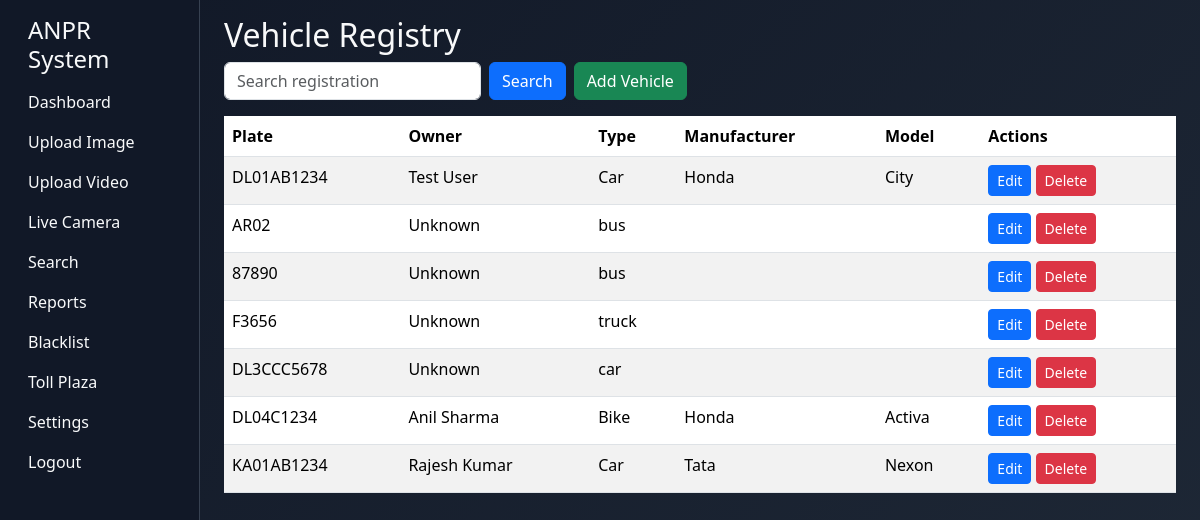
The page /admin/vehicles/ (signed in) on the database as committed earlier.
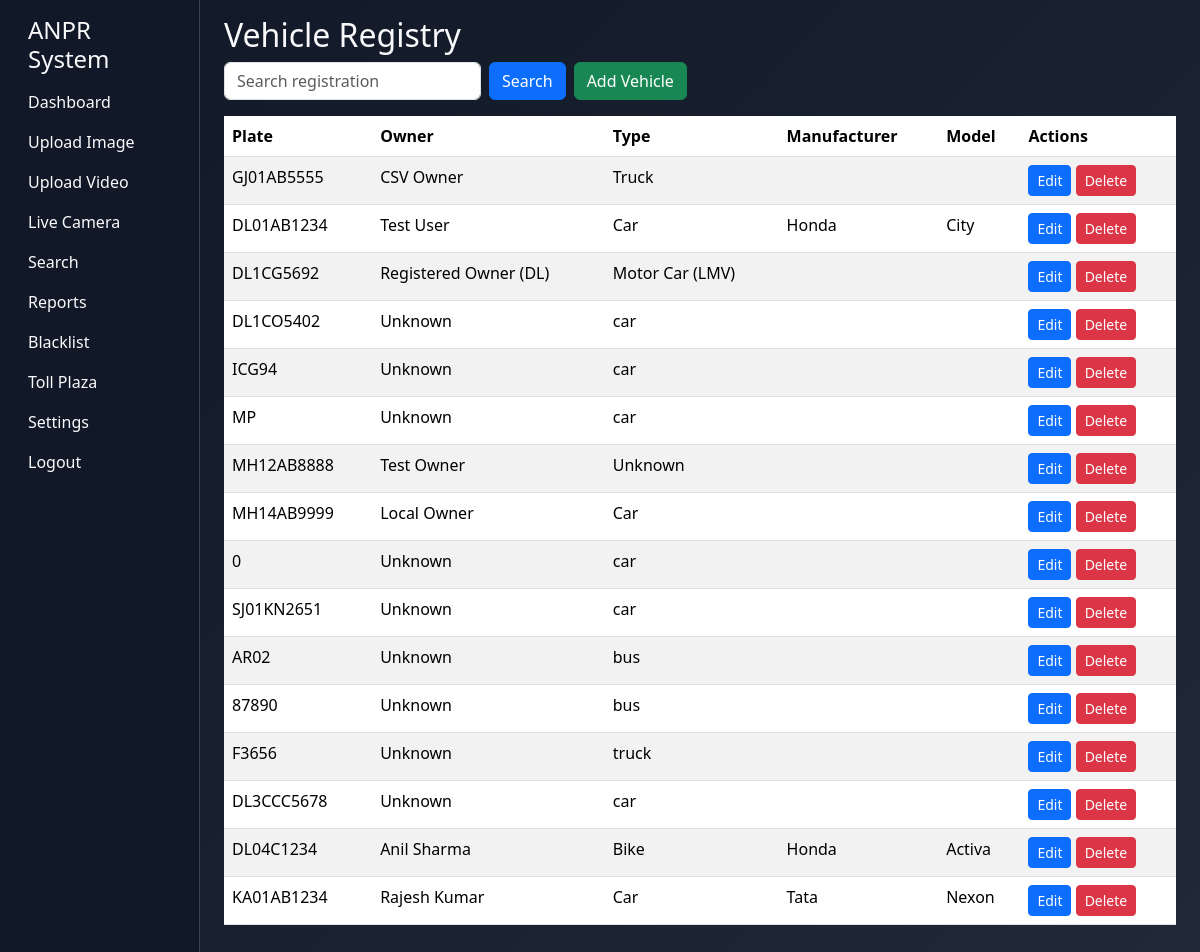
The same page on the database as committed later.
### tables this page shows
CREATE TABLE vehicles (
                    id INTEGER PRIMARY KEY AUTOINCREMENT,
                    plate_number TEXT UNIQUE NOT NULL,
                    vehicle_type TEXT,
                    manufacturer TEXT,
                    model TEXT,
                    variant TEXT,
                    vehicle_color TEXT,
                    fuel_type TEXT,
                    engine_number TEXT,
                    chassis_number TEXT,
                    registration_date TEXT,
                    registration_state TEXT,
                    insurance_status TEXT,
                    insurance_expiry TEXT,
                    puc_status TEXT,
                    puc_expiry TEXT,
                    fastag_status TEXT,
                    fastag_balance REAL,
                    permit_status TEXT,
                    fitness_status TEXT,
                    rc_status TEXT,
                    owner_name TEXT,
                    city TEXT,
                    district TEXT,
                    state TEXT
                , insurance_provider TEXT, data_source TEXT, last_updated TEXT, source TEXT DEFAULT 'local_database', verified INTEGER DEFAULT 0, verified_at TEXT, raw_api_response TEXT);

### routes/vehicle_routes.py (the view)
@vehicle_bp.route('/', methods=['GET'])
def list_vehicles():
    q = request.args.get('q', '').strip()
    with db._connect() as conn:
        if q:
            rows = conn.execute("SELECT * FROM vehicles WHERE plate_number LIKE ? ORDER BY id DESC", (f"%{q}%",)).fetchall()
        else:
            rows = conn.execute("SELECT * FROM vehicles ORDER BY id DESC LIMIT 200").fetchall()
    vehicles = [dict(r) for r in rows]
    return render_template('admin/vehicles.html', vehicles=vehicles, query=q)

### app.py (called while the page is built)
@app.before_request
def require_login() -> None:
    public_routes = {"/login", "/logout", "/static/<path:filename>", "/api/health", "/api/spec"}
    if request.endpoint in {"static"}:
        return
    if request.path.startswith("/static/"):
        return
    if request.path in public_routes:
        return
    if "user_id" not in session:
        if request.path != "/login":
            return redirect(url_for("login"))

### modules/database_manager.py (called while the page is built)
    def _connect(self) -> sqlite3.Connection:
        conn = sqlite3.connect(self.db_path)
        conn.row_factory = sqlite3.Row
        return conn

### templates/admin/vehicles.html
{% extends 'base.html' %}
{% block content %}
<h2>Vehicle Registry</h2>
<div class="mb-3">
  <form class="row g-2" method="get" action="{{ url_for('vehicle_bp.list_vehicles') }}">
    <div class="col-auto"><input name="q" value="{{ query }}" class="form-control" placeholder="Search registration"></div>
    <div class="col-auto"><button class="btn btn-primary">Search</button></div>
    <div class="col-auto"><a href="{{ url_for('vehicle_bp.add_vehicle') }}" class="btn btn-success">Add Vehicle</a></div>
  </form>
</div>
<table class="table table-striped">
  <thead>
    <tr><th>Plate</th><th>Owner</th><th>Type</th><th>Manufacturer</th><th>Model</th><th>Actions</th></tr>
  </thead>
  <tbody>
    {% for v in vehicles %}
    <tr>
      <td>{{ v.plate_number }}</td>
      <td>{{ v.owner_name or 'Not Available' }}</td>
      <td>{{ v.vehicle_type or 'Unknown' }}</td>
      <td>{{ v.manufacturer or '' }}</td>
      <td>{{ v.model or v.variant or '' }}</td>
      <td>
        <a href="{{ url_for('vehicle_bp.edit_vehicle', plate=v.plate_number) }}" class="btn btn-sm btn-primary">Edit</a>
        <form method="post" action="{{ url_for('vehicle_bp.delete_vehicle', plate=v.plate_number) }}" style="display:inline" onsubmit="return confirm('Delete vehicle?');">
          <button class="btn btn-sm btn-danger">Delete</button>
        </form>
      </td>
    </tr>
    {% endfor %}
  </tbody>
</table>
{% endblock %}

### templates/base.html (shortened to what this page needs)
<!doctype html>
<html lang="en">
  <head>
    <link href="https://cdn.jsdelivr.net/npm/bootstrap@5.3.3/dist/css/bootstrap.min.css" rel="stylesheet">
    <link rel="stylesheet" href="{{ url_for('static', filename='css/style.css') }}">
  </head>
  <body class="bg-dark text-light">
    <div class="container-fluid">
      <div class="row">
        <nav class="col-md-3 col-lg-2 d-md-block sidebar py-3">
          <h4 class="px-3">ANPR System</h4>
          <ul class="nav flex-column">
            <li class="nav-item"><a class="nav-link" href="{{ url_for('dashboard') }}">Dashboard</a></li>
            <li class="nav-item"><a class="nav-link" href="{{ url_for('upload_image') }}">Upload Image</a></li>
            <li class="nav-item"><a class="nav-link" href="{{ url_for('upload_video') }}">Upload Video</a></li>
            <li class="nav-item"><a class="nav-link" href="{{ url_for('live_camera') }}">Live Camera</a></li>
            <li class="nav-item"><a class="nav-link" href="{{ url_for('search') }}">Search</a></li>
            <li class="nav-item"><a class="nav-link" href="{{ url_for('reports') }}">Reports</a></li>
            <li class="nav-item"><a class="nav-link" href="{{ url_for('blacklist') }}">Blacklist</a></li>
            <li class="nav-item"><a class="nav-link" href="{{ url_for('toll_plaza') }}">Toll Plaza</a></li>
            <li class="nav-item"><a class="nav-link" href="{{ url_for('settings') }}">Settings</a></li>
            <li class="nav-item"><a class="nav-link" href="{{ url_for('logout') }}">Logout</a></li>
          </ul>
        </nav>
        <main class="col-md-9 ms-sm-auto col-lg-10 px-md-4 py-3">
          {% block content %}{% endblock %}
        </main>
      </div>
    </div>
  </body>
</html>

### static/css/style.css (style rules this page uses)
body { min-height: 100vh; background: linear-gradient(135deg, #111827, #1f2937); color: #f9fafb; }
.sidebar { min-height: 100vh; background: #111827; border-right: 1px solid #374151; }
.sidebar .nav-link { color: #f9fafb; }

Rows that differ between the two databases and show on the page:
added vehicles: plate_number "GJ01AB5555", owner_name "CSV Owner", vehicle_type "Truck"
added vehicles: plate_number "DL1CG5692", owner_name "Registered Owner (DL)", vehicle_type "Motor Car (LMV)"
added vehicles: plate_number "DL1CO5402", owner_name "Unknown", vehicle_type "car"
added vehicles: plate_number "ICG94", owner_name "Unknown", vehicle_type "car"
added vehicles: plate_number "MP", owner_name "Unknown", vehicle_type "car"
added vehicles: plate_number "MH12AB8888", owner_name "Test Owner", vehicle_type "Unknown"
added vehicles: plate_number "MH14AB9999", owner_name "Local Owner", vehicle_type "Car"
added vehicles: plate_number "0", owner_name "Unknown", vehicle_type "car"
added vehicles: plate_number "SJ01KN2651", owner_name "Unknown", vehicle_type "car"
